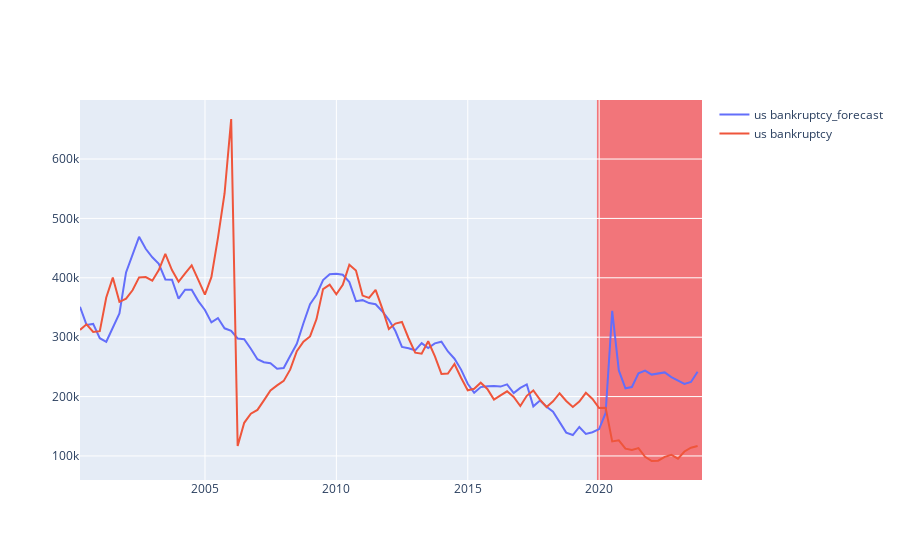

Notebook cell for this chart:
### Code cell
fig = go.Figure()
fig.add_trace(go.Scatter(x=df.index, y=new_data_with_const['predictions'], mode='lines', name='us bankruptcy_forecast'))
fig.add_trace(go.Scatter(x=df.index, y=df['us bankruptcy'], mode='lines', name='us bankruptcy'))
fig.update_layout(
    shapes=[
        dict(
            type="rect",
            xref="x",
            yref="paper",
            x0='2019-12-01',
            y0=0,
            x1='2023-11-30',
            y1=1,
            fillcolor="red",
            opacity=0.5,
            layer="below",
            line_width=0,
        )
    ]
)
